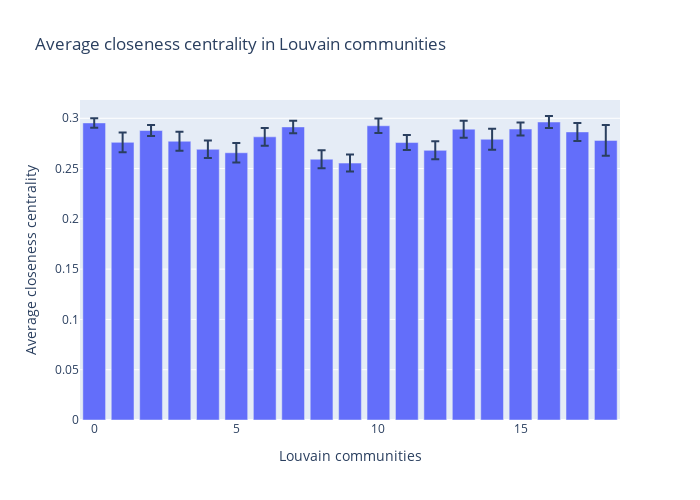

The notebook cell this image was saved under:
### Code cell
fig = px.bar(louvain_centralities.query("centrality=='closeness_centrality'"),
             x='louvain', 
             y='avg', 
             error_y='ci', 
             labels={'louvain': 'Louvain communities', 'avg': 'Average centrality'},
             title='Average closeness centrality in Louvain communities')

fig.update_layout(xaxis_title='Louvain communities', yaxis_title='Average closeness centrality', height=500, width=700)

fig.show()

### Figure 1 — Plotly figure (JSON) as saved in the notebook; plotly's stock layout.template omitted (floating-point values rounded to 4 significant figures)
{"data": [{"alignmentgroup": "True", "error_y": {"array": [0.004719, 0.009811, 0.005465, 0.009447, 0.008691, 0.009767, 0.008821, 0.006212, 0.008966, 0.008427, 0.007141, 0.00743, 0.008951, 0.00846, 0.01048, 0.006454, 0.00597, 0.008938, 0.01538]}, "hovertemplate": "Louvain communities=%{x}<br>Average centrality=%{y}<extra></extra>", "legendgroup": "", "marker": {"color": "#636efa", "pattern": {"shape": ""}}, "name": "", "offsetgroup": "", "orientation": "v", "showlegend": false, "textposition": "auto", "type": "bar", "x": [0, 1, 2, 3, 4, 5, 6, 7, 8, 9, 10, 11, 12, 13, 14, 15, 16, 17, 18], "xaxis": "x", "y": [0.2954, 0.2761, 0.2878, 0.2772, 0.2691, 0.2657, 0.2816, 0.2914, 0.2593, 0.2555, 0.2926, 0.2759, 0.2681, 0.2892, 0.2792, 0.2893, 0.2963, 0.2865, 0.278], "yaxis": "y"}], "layout": {"barmode": "relative", "height": 500, "legend": {"tracegroupgap": 0}, "title": {"text": "Average closeness centrality in Louvain communities"}, "width": 700, "xaxis": {"anchor": "y", "domain": [0, 1], "title": {"text": "Louvain communities"}}, "yaxis": {"anchor": "x", "domain": [0, 1], "title": {"text": "Average closeness centrality"}}}}
